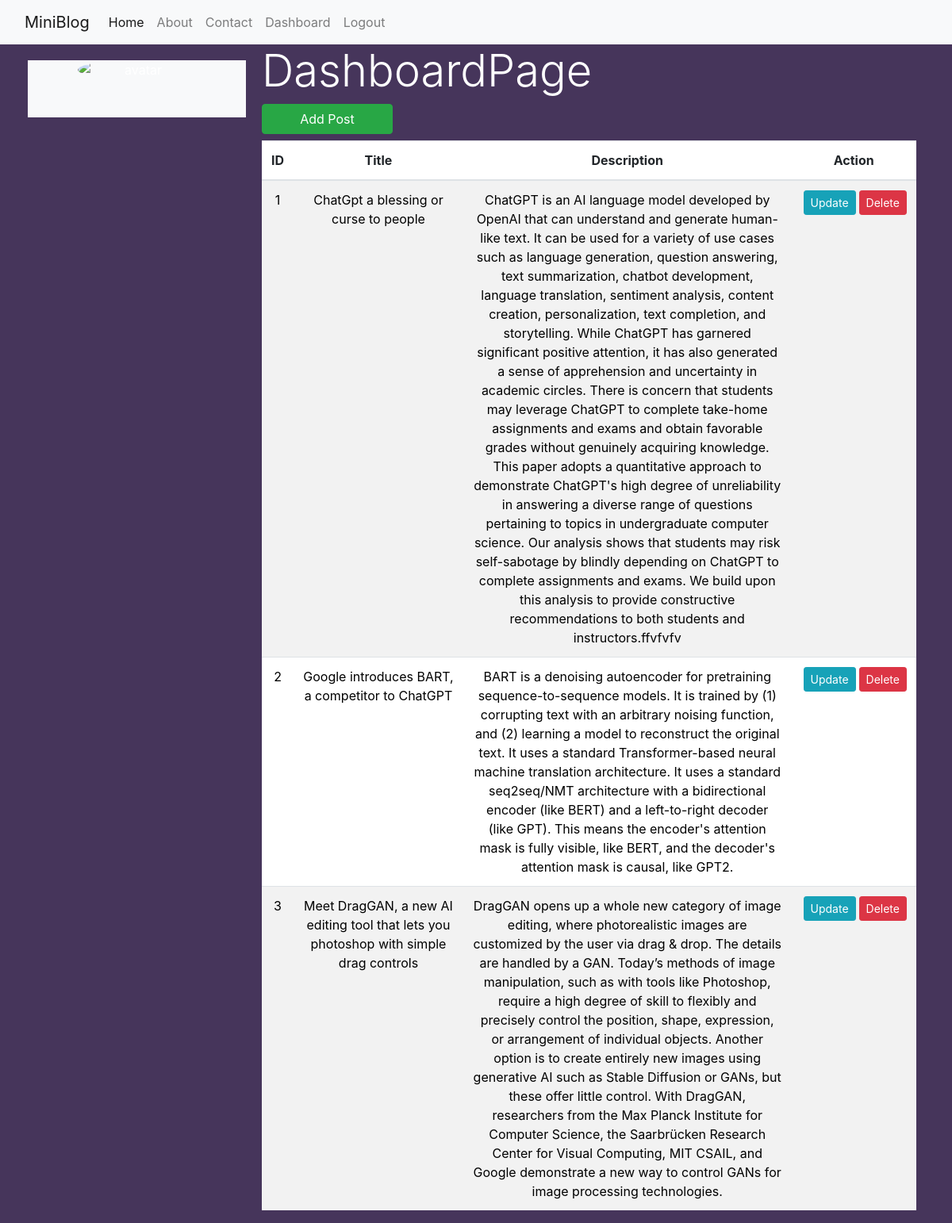
The page /dashboard/ (signed in) on the database its author committed.
### blog/models.py (models this page shows)
class PostModel(models.Model):
    title = models.CharField(max_length=100)
    desc = models.TextField()

### blog/views.py (the view)
# urls.py: path('dashboard/',views.dashboardPage,name="dashboardus"),
def dashboardPage(request):
    if request.user.is_authenticated:
        posts = PostModel.objects.all()
        user = request.user
        full_name = user.get_full_name()
        gps = user.groups.all()
        return render(request,'blog/dashboard.html',{'posts':posts,"full_name":full_name,'groups':gps})
    else:
        return HttpResponseRedirect('/login/')

### blog/templates/blog/dashboard.html (shortened to what this page needs)
{% extends 'blog/base.html' %}
{% load static %}
{% block side %}
<div class="card-body text-center text-white">
    <div class="row d-flex justify-content-center bg-light ">
        <img src="https://mdbcdn.b-cdn.net/img/Photos/new-templates/bootstrap-chat/ava3.webp" alt="avatar"
        class="rounded-circle img-fluid" style="width: 150px;">
    </div>
    <div class="row d-flex justify-content-center text-dark bg-light ">
    </div>
    <div class="row d-flex justify-content-center text-dark bg-light ">
    </div>
</div>
{% endblock side %}
{% block content %}
    <div class="col-sm-9">
        <h4 class='text-white display-4'>DashboardPage</h4>
        <a href="{% url 'addpostus' %}" class="btn btn-success mb-2" style="width:20%;">Add Post</a>
        {% if posts %}
            <table class="table table-striped bg-white">
                <thead>
                    <tr class="text-center font-weight-bold">
                        <th scope="col" style="width:2%">ID</th>
                        <th scope="col" style="width:28%">Title</th>
                        <th scope="col" style="width:55%">Description</th>
                        <th scope="col" style="width:15%">Action</th>
                    </tr>
                </thead>
                <tbody>
                    {% for post in posts %}
                        <tr class="text-center font-weight-normal" style="color:black;">
                            <td scope="row">{{post.id}}</td>
                            <td>{{post.title}}</td>
                            <td>{{post.desc}}</td>
                            <td>
                                <div class="input-group-append">
                                    <a href="{% url 'updatepostus' post.id %}" class="btn btn-info btn-sm mx-1">Update</a>
                                    {% if perms.blog.delete_postmodel %}
                                        <form action="{% url 'deletepostus' post.id %}" method="post">
                                            <input type="submit" value="Delete" class="btn btn-danger btn-sm" style="display:inline">
                                        </form>
                                    {% endif %}
                                </div>
                            </td>
                        </tr>
                    {% endfor %}
                </tbody>
            </table>
        {% else %}
            <div class="row">
                <h4 class="text-center alert alert-warning">No Records</h4>
            </div>
        {% endif %}
    </div>
{% endblock content %}

### blog/static/css/style.css (style rules this page uses)
body { background-color: rgb(70, 53, 91); }

### rows shown on the page
PostModel: id "1", title "ChatGpt a blessing or curse to people", desc "ChatGPT is an AI language model developed by OpenAI that can understand and generate human-like text. It can be used for a variety of use cases such as language generation, question answering, text summarization, chatbot development, language translation, sentiment analysis, content creation, personalization, text completion, and storytelling. While ChatGPT has garnered significant positive attention, it has also generated a sense of apprehension and uncertainty in academic circles. There is concern that students may leverage ChatGPT to complete take-home assignments and exams and obtain favorable grades without genuinely acquiring knowledge. This paper adopts a quantitative approach to…"
PostModel: id "2", title "Google introduces BART, a competitor to ChatGPT", desc "BART is a denoising autoencoder for pretraining sequence-to-sequence models. It is trained by (1) corrupting text with an arbitrary noising function, and (2) learning a model to reconstruct the original text. It uses a standard Transformer-based neural machine translation architecture. It uses a standard seq2seq/NMT architecture with a bidirectional encoder (like BERT) and a left-to-right decoder (like GPT). This means the encoder's attention mask is fully visible, like BERT, and the decoder's attention mask is causal, like GPT2."
PostModel: id "3", title "Meet DragGAN, a new AI editing tool that lets you photoshop with simple drag controls", desc "DragGAN opens up a whole new category of image editing, where photorealistic images are customized by the user via drag & drop. The details are handled by a GAN. Today’s methods of image manipulation, such as with tools like Photoshop, require a high degree of skill to flexibly and precisely control the position, shape, expression, or arrangement of individual objects. Another option is to create entirely new images using generative AI such as Stable Diffusion or GANs, but these offer little control. With DragGAN, researchers from the Max Planck Institute for Computer Science, the Saarbrücken Research Center for Visual Computing, MIT CSAIL, and Google demonstrate a new way to control GANs…"
